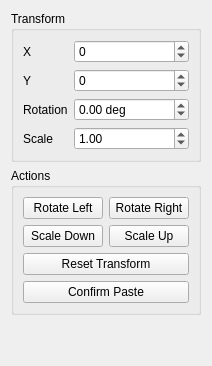
       <widget class="QWidget" name="page_paste_transform">
        <layout class="QVBoxLayout" name="layout_page_paste_transform">
         <item>
          <widget class="QGroupBox" name="group_paste_transform">
           <property name="title">
            <string>Transform</string>
           </property>
           <layout class="QFormLayout" name="form_paste_transform">
            <item row="0" column="0">
             <widget class="QLabel" name="label_paste_x">
              <property name="text">
               <string>X</string>
              </property>
             </widget>
            </item>
            <item row="0" column="1">
             <widget class="QSpinBox" name="spin_paste_x">
              <property name="minimum">
               <number>-99999</number>
              </property>
              <property name="maximum">
               <number>99999</number>
              </property>
             </widget>
            </item>
            <item row="1" column="0">
             <widget class="QLabel" name="label_paste_y">
              <property name="text">
               <string>Y</string>
              </property>
             </widget>
            </item>
            <item row="1" column="1">
             <widget class="QSpinBox" name="spin_paste_y">
              <property name="minimum">
               <number>-99999</number>
              </property>
              <property name="maximum">
               <number>99999</number>
              </property>
             </widget>
            </item>
            <item row="2" column="0">
             <widget class="QLabel" name="label_paste_rotation">
              <property name="text">
               <string>Rotation</string>
              </property>
             </widget>
            </item>
            <item row="2" column="1">
             <widget class="QDoubleSpinBox" name="double_paste_rotation">
              <property name="suffix">
               <string> deg</string>
              </property>
              <property name="minimum">
               <double>-360.000000000000000</double>
              </property>
              <property name="maximum">
               <double>360.000000000000000</double>
              </property>
             </widget>
            </item>
            <item row="3" column="0">
             <widget class="QLabel" name="label_paste_scale">
              <property name="text">
               <string>Scale</string>
              </property>
             </widget>
            </item>
            <item row="3" column="1">
             <widget class="QDoubleSpinBox" name="double_paste_scale">
              <property name="minimum">
               <double>0.100000000000000</double>
              </property>
              <property name="maximum">
               <double>10.000000000000000</double>
              </property>
              <property name="singleStep">
               <double>0.050000000000000</double>
              </property>
              <property name="value">
               <double>1.000000000000000</double>
              </property>
             </widget>
            </item>
           </layout>
          </widget>
         </item>
         <item>
          <widget class="QGroupBox" name="group_paste_actions">
           <property name="title">
            <string>Actions</string>
           </property>
           <layout class="QGridLayout" name="grid_paste_actions">
            <item row="0" column="0">
             <widget class="QPushButton" name="button_paste_rotate_left">
              <property name="text">
               <string>Rotate Left</string>
              </property>
             </widget>
            </item>
            <item row="0" column="1">
             <widget class="QPushButton" name="button_paste_rotate_right">
              <property name="text">
               <string>Rotate Right</string>
              </property>
             </widget>
            </item>
            <item row="1" column="0">
             <widget class="QPushButton" name="button_paste_scale_down">
              <property name="text">
               <string>Scale Down</string>
              </property>
             </widget>
            </item>
            <item row="1" column="1">
             <widget class="QPushButton" name="button_paste_scale_up">
              <property name="text">
               <string>Scale Up</string>
              </property>
             </widget>
            </item>
            <item row="2" column="0" colspan="2">
             <widget class="QPushButton" name="button_paste_reset">
              <property name="text">
               <string>Reset Transform</string>
              </property>
             </widget>
            </item>
            <item row="3" column="0" colspan="2">
             <widget class="QPushButton" name="button_paste_confirm">
              <property name="text">
               <string>Confirm Paste</string>
              </property>
             </widget>
            </item>
           </layout>
          </widget>
         </item>
         <item>
          <spacer name="spacer_page_paste_transform">
           <property name="orientation">
            <enum>Qt::Vertical</enum>
           </property>
           <property name="sizeHint" stdset="0">
            <size>
             <width>20</width>
             <height>40</height>
            </size>
           </property>
          </spacer>
         </item>
        </layout>
       </widget>
